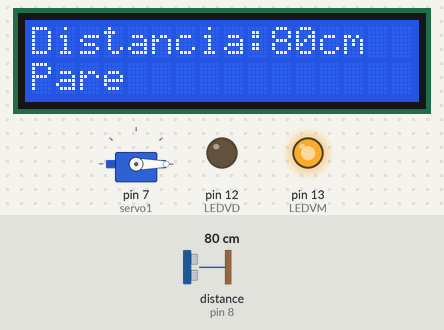
Recording of a sketch running on a simulated Arduino Uno, built with avr-gcc and run on an emulated ATmega328P. Shown: 16×2 character LCD, servo, output pins drawn as LEDs (lit = HIGH). The test bench sets the inputs (shaded band); at power-on: distance to the obstacle (sensor on pin 8) 80 cm.

Above: at 1.2 s.
1.3 s: distance to the obstacle (sensor on pin 8) set to 33 cm
At 2.2 s:
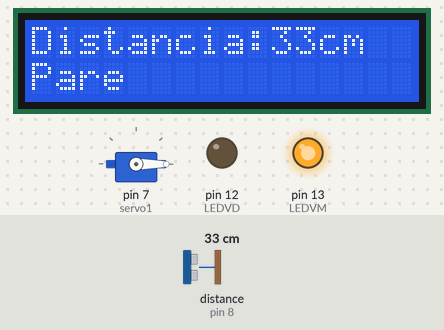
2.9 s: distance to the obstacle (sensor on pin 8) set to 26 cm
At 3.9 s:
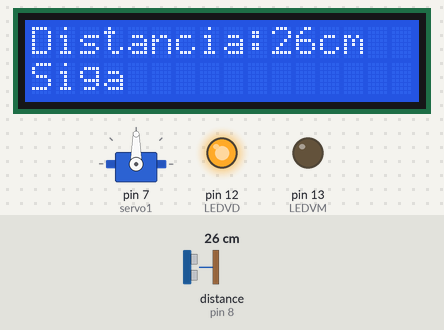
4.7 s: distance to the obstacle (sensor on pin 8) set to 2 cm
At 6.0 s:
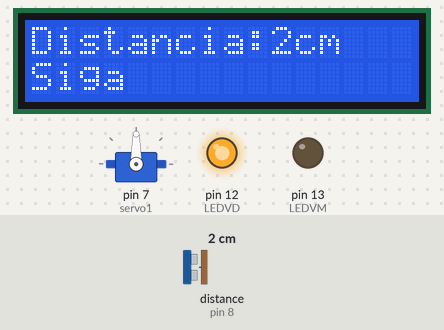
Timing chart, 0 to 7.7 s (numbered marks = the images above; inputs shaded):
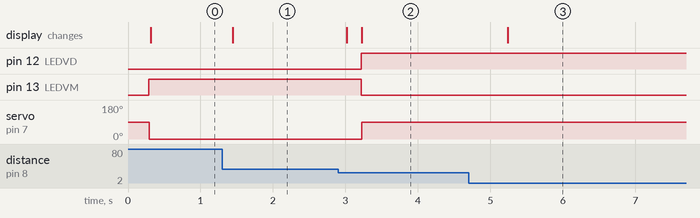

The sketch:

Aula_6_do_10.ino
```cpp
#include <Wire.h>
#include <Servo.h>
#include <Ultrasonic.h>
Servo servo1;


#include <LiquidCrystal_I2C.h>
LiquidCrystal_I2C LCD(0x27,16,2);
Ultrasonic US(A3,8);
int distancia;
#define LEDVM 13
#define LEDVD 12

void setup() {


pinMode(LEDVM, OUTPUT);
pinMode(LEDVD, OUTPUT);
  LCD.init();
  LCD.backlight();
 Serial.begin(9600);
while(!Serial);
Serial.setTimeout(1);
servo1.attach (7,500,2500);


}

void loop() {

distancia=US.Ranging(CM);
LCD.setCursor(0,0);
LCD.print("Distancia:");
LCD.setCursor(10,0);
LCD.print(distancia);
LCD.print("cm   ");
delay(200);


if(distancia<30)
{
  digitalWrite(LEDVD,1);
  digitalWrite(LEDVM,0);
  servo1.write(90);
  LCD.setCursor(0,1);
LCD.print("Siga");
delay(2000);
}
else
{
  digitalWrite(LEDVM,1);
  digitalWrite(LEDVD,0);
  servo1.write(0);
  LCD.setCursor(0,1);
LCD.print("Pare");
}
}
```

Measured:
- the behaviour switches between 30 and 29 cm on distance to the obstacle (sensor on pin 8) (found by bisection; images 1 and 2)
- after the input at 1.3 s, the display: changes after 0.15 s (image 1)
- after the input at 2.9 s, pin 12 (LEDVD): LOW → HIGH after 0.32 s; pin 13 (LEDVM): HIGH → LOW after 0.32 s; servo on pin 7 (servo1): 0° → 90° after 0.32 s; the display: first changes after 0.12 s (image 2 shows a later state)
- after the input at 4.7 s, the display: changes after 0.54 s (image 3)
